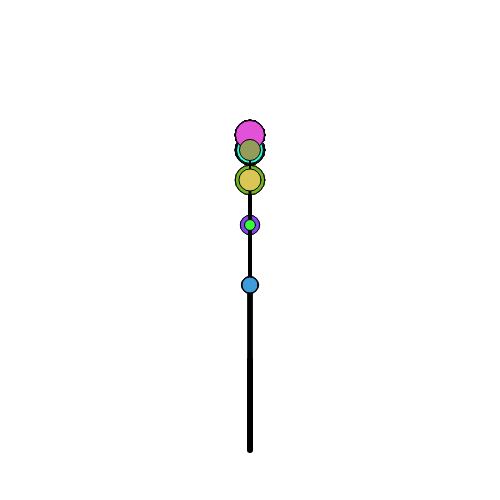
Frame 1 (no input)
Frame 60 (no input): identical to frame 1, image omitted
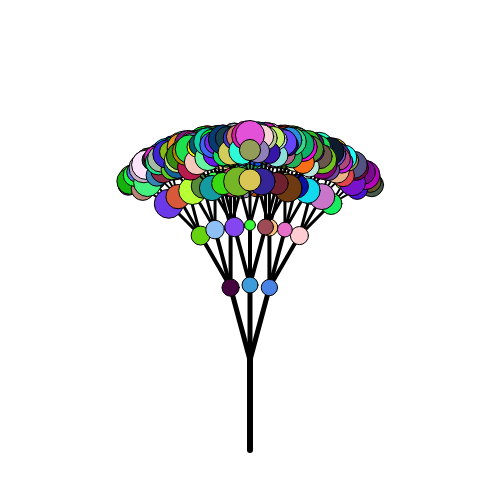
Frame 120 (the mouse pressed at the canvas centre since frame 60)

The p5.js sketch that drew these frames (run headless with seeded random() and noise() and a simulated clock; from frame 60 on, the mouse is pressed at the canvas centre):

// p5.js sketch
// ── sketch.js
// Balloon Tree
// Hannah Tremaine
// 11/24/2023

let scale = 15;
let depthLeaf = 6;


function setup() {
  createCanvas(500, 500);
  background(255);
}

function draw() {
  randomSeed(100);
  background(255);
  drawTree(width/2, height*.9, 90, 6);
}

function drawLine( x1, y1, x2, y2, depth) {
//draw a line segment connecting (x1,y1) to (x2,y2)
  strokeWeight(depth);
  line(x1, y1, x2, y2);
}

function drawLeaf(x,y,d,depth){
  ellipseMode(CENTER);
  fill(random(255),random(255),random(255));
  if(depth===5||depth===4)d=random(10,20);
  if(depth<4)d=random(20,30);
  circle(x,y,d);
}

function drawTree(x1, y1, angle, depth) {
  if (depth > 0) {
    let x2 = x1 + (cos(radians(angle))*depth*scale); //calculate endpoints of current branch
    let y2 = y1 - (sin(radians(angle))*depth*scale); //using trig ratios. Get shorter based on depth
    drawLine(x1, y1, x2, y2, depth);
//for a 2-branch tree:
    let adjust = map(mouseX,0,width,0,30);

    drawTree(x2, y2, angle-adjust, depth-1);
    drawTree(x2, y2, angle+adjust, depth-1);
    drawTree(x2,y2,angle,depth-1);
    if(depth<depthLeaf){
      drawLeaf(x2,y2,10,depth);
    }
    
  }
}

function keyPressed(){
  if(key==="z"){
    if(depthLeaf>0)depthLeaf-=1;
  }
  if(key==="x"){
    if(depthLeaf<=6)depthLeaf+=1;
  }
}
